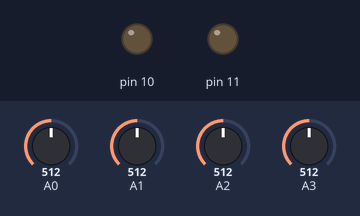
This sketch was run on a simulated Arduino Uno, built with avr-gcc and run on an emulated ATmega328P. Shown: output pins drawn as LEDs (lit = HIGH). Inputs (shaded band) come from the test bench; at power-on: A0 = 512, A1 = 512, A2 = 512, A3 = 512.

Above: at 1.2 s.
1.3 s: A0 set to 257
2.8 s: A0 set to 241
At 4.1 s:
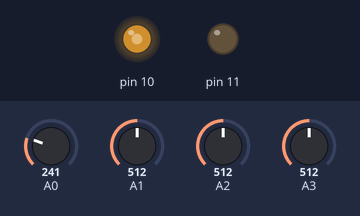
Timing chart, 0 to 5.8 s (numbered marks = the images above; inputs shaded):
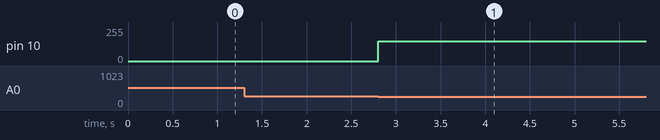

Measured:
- the behaviour switches between 250 and 249 on A0 (found by bisection; images 0 and 1)
- after the input at 1.3 s, every drawn part: stays the same
- after the input at 2.8 s, pin 10: 0/255 → 150/255 at once

The sketch:

tracecar.ino
```cpp
//define the for pins for infrared sensor
unsigned int ad1;
unsigned int ad2;
unsigned int ad3;
unsigned int ad4;
//define the motors
unsigned int pwml;
unsigned int pwmr;
void setup() {
Serial.begin(19200);
analogReference(DEFAULT);
}
//main control loop
void loop() {
  // put your main code here, to run repeatedly:

  ad1 = analogRead(0);

  ad2 = analogRead(1);

  ad3 = analogRead(2);

  ad4 = analogRead(3);
  if((ad1<250) + (ad4<250)+(ad3<250)+(ad2<250)>2)
  {
    pwml=255;
    pwmr=255;
  }
  else if(ad1<250)
  {
    pwml=150;
    pwmr=0;
  }

  else if(ad4<250)
  {
    pwml=0;
    pwmr=150;
  }
  else if(ad3<250)
   {pwml=50;
    pwmr=200;
  }
   else if(ad2<250)
  {
    pwml=200;
    pwmr=50;
  }

    analogWrite(10,pwml);
    analogWrite(11,pwmr);

  }
```
